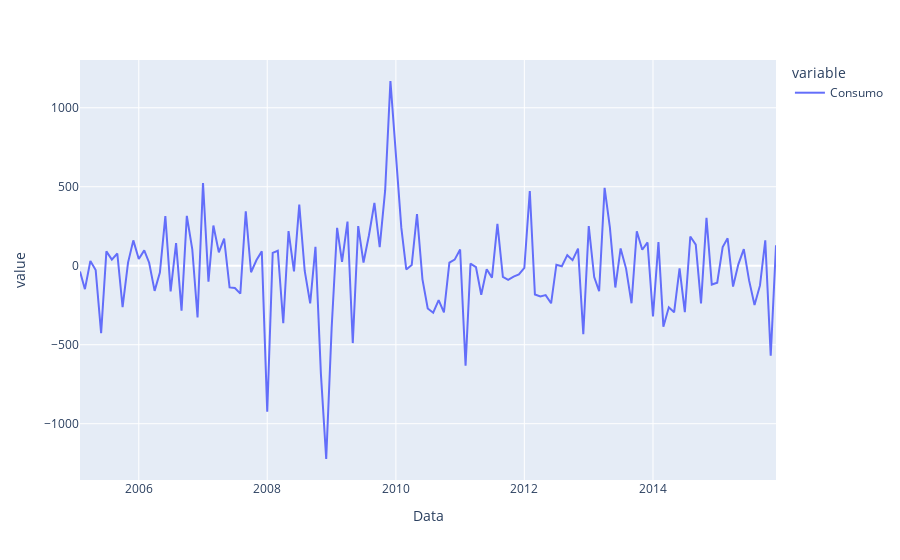

Notebook code for this chart:
### Code cell
diff12_1 = (diff12 - diff12.shift()).dropna()
diff12_1.plot()

### Figure 1 — Plotly figure (JSON) as saved in the notebook; plotly's stock layout.template omitted (floating-point values rounded to 4 significant figures; data arrays with more than 128 entries replaced by an {"elided": "..."} marker saying what was removed)
{"data": [{"hovertemplate": "variable=Consumo<br>Data=%{x}<br>value=%{y}<extra></extra>", "legendgroup": "Consumo", "line": {"color": "#636efa", "dash": "solid"}, "marker": {"symbol": "circle"}, "mode": "lines", "name": "Consumo", "orientation": "v", "showlegend": true, "type": "scatter", "x": {"elided": "131 str values"}, "xaxis": "x", "y": {"elided": "131 float values"}, "yaxis": "y"}], "layout": {"legend": {"title": {"text": "variable"}, "tracegroupgap": 0}, "margin": {"t": 60}, "xaxis": {"anchor": "y", "domain": [0, 1], "title": {"text": "Data"}}, "yaxis": {"anchor": "x", "domain": [0, 1], "title": {"text": "value"}}}}
